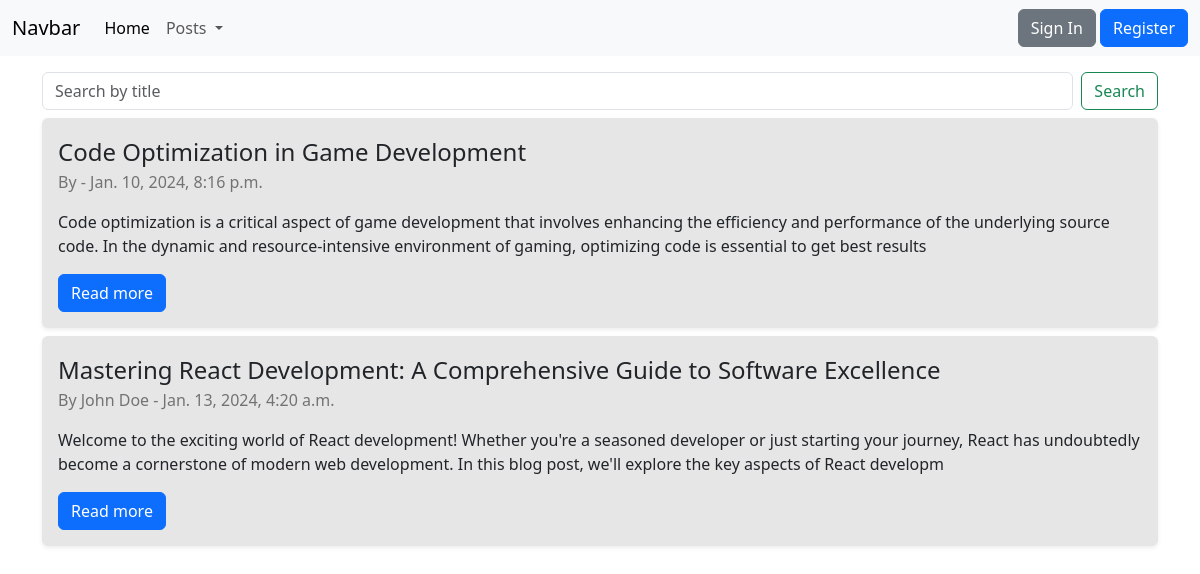
The page / on the database its author committed.
### app/models.py (models this page shows, shortened)
class Post(models.Model):
    profile = models.ForeignKey(Profile, on_delete=models.CASCADE)
    description = models.TextField(max_length=255)
    post_image = models.ImageField(upload_to=get_upload_location_post, validators=[
                                   FileExtensionValidator(['png', 'jpeg', 'jpg'])], null=True, blank=True)
    title = models.CharField(max_length=255)
    body = RichTextField()
    created_date = models.DateTimeField(auto_now_add=True)

class Profile(models.Model):
    user = models.ForeignKey(User, on_delete=models.CASCADE)
    profile_picture = models.ImageField(
        upload_to=get_upload_location, validators=[FileExtensionValidator(['png', 'jpeg', 'jpg'])], null=True, blank=True)

### app/views.py (the view)
# urls.py: path('', HomeTemplateView.as_view(), name='home-page'),
class HomeTemplateView(ListView):
    template_name = 'home.html'
    def get_queryset(self) -> QuerySet:
        query = self.request.GET.get('q', '')
        queryset = Post.objects.all()
        if query:
            queryset = queryset.filter(title__icontains=query)
        return queryset

### app/templates/home.html (shortened to what this page needs)
{% extends 'base.html' %}
{% load static %}
{% block content %}
<form class="d-flex" role="search" method="GET" action="{% url 'home-page' %}">
    <input class="form-control me-2" type="search" name="q" placeholder="Search by title" aria-label="Search"/>
    <button class="btn btn-outline-success" type="submit">Search</button>
</form>
        <div class="col-12">
            {% for post in object_list %}
            <div style="background-color: #E6E6E6;" class="post-container mt-2  rounded h-auto d-flex w-100  shadow-sm">
                <div class="post-data p-3 h-100 w-100">
                    <p class="fs-4 text-dark m-0">{{post.title}}</p>
                    <p class="text-black-50">By {{post.profile.user.first_name}} {{post.profile.user.last_name}} - {{post.created_date}}</p>
                    <p class="text-dark">{{post.description}}</p>
                    <div class="d-flex gap-2">
                        <a href="{% url 'post' pk=post.id %}" class="btn btn-primary">Read more</a>
                    </div>
                </div>
            </div>
            {% endfor %}
        </div>
{% endblock %}

### app/templates/base.html (shortened to what this page needs)
{% load static %}
<!DOCTYPE html>
<html lang="en">
<head>
    <link rel="stylesheet" href="{% static 'css/base.css' %}">
    <link href="https://cdn.jsdelivr.net/npm/bootstrap@5.3.2/dist/css/bootstrap.min.css" rel="stylesheet">
</head>
<body>
    <nav class="navbar navbar-expand-lg bg-body-tertiary">
        <div class="container-fluid">
          <a class="navbar-brand" href="{% url 'home-page' %}">Navbar</a>
          <div class="collapse navbar-collapse" id="navbarSupportedContent">
            <ul class="navbar-nav me-auto mb-2 mb-lg-0">
              <li class="nav-item">
                <a class="nav-link active" aria-current="page" href="{% url 'home-page' %}">Home</a>
              </li>
              <li class="nav-item dropdown">
                <a class="nav-link dropdown-toggle" href="#" role="button" data-bs-toggle="dropdown" aria-expanded="false">
                  Posts
                </a>
              </li>
            </ul>
            <div>
              {% if request.user.is_authenticated %}
              <form method="post" action="{% url 'logout' %}" class="">
                {% csrf_token %}
                <button type="submit" class="btn btn-danger">Logout</button>
              </form>
              {% else %}
              <a href="{% url 'login-page' %}" class="btn btn-secondary">Sign In</a>
              <a href="{% url 'register-page' %}" class="btn btn-primary">Register</a>
              {% endif %}
            </div>
          </div>
        </div>
      </nav>
    <div class="container pt-3">
        {% block content %}
        {% endblock %}
    </div>
</body>
</html>

### app/static/css/base.css (style rules this page uses)
* { margin: 0; padding: 0; box-sizing: border-box; }
body { min-height: 100vh; height: fit-content; }

### rows shown on the page
Post: title "Code Optimization in Game Development", created_date "Jan. 10, 2024, 8:16 p.m.", description "Code optimization is a critical aspect of game development that involves enhancing the efficiency and performance of the underlying source code. In the dynamic and resource-intensive environment of gaming, optimizing code is essential to get best results"
Post: title "Mastering React Development: A Comprehensive Guide to Software Excellence", profile.user.first_name "John", profile.user.last_name "Doe", created_date "Jan. 13, 2024, 4:20 a.m.", description "Welcome to the exciting world of React development! Whether you're a seasoned developer or just starting your journey, React has undoubtedly become a cornerstone of modern web development. In this blog post, we'll explore the key aspects of React developm"
